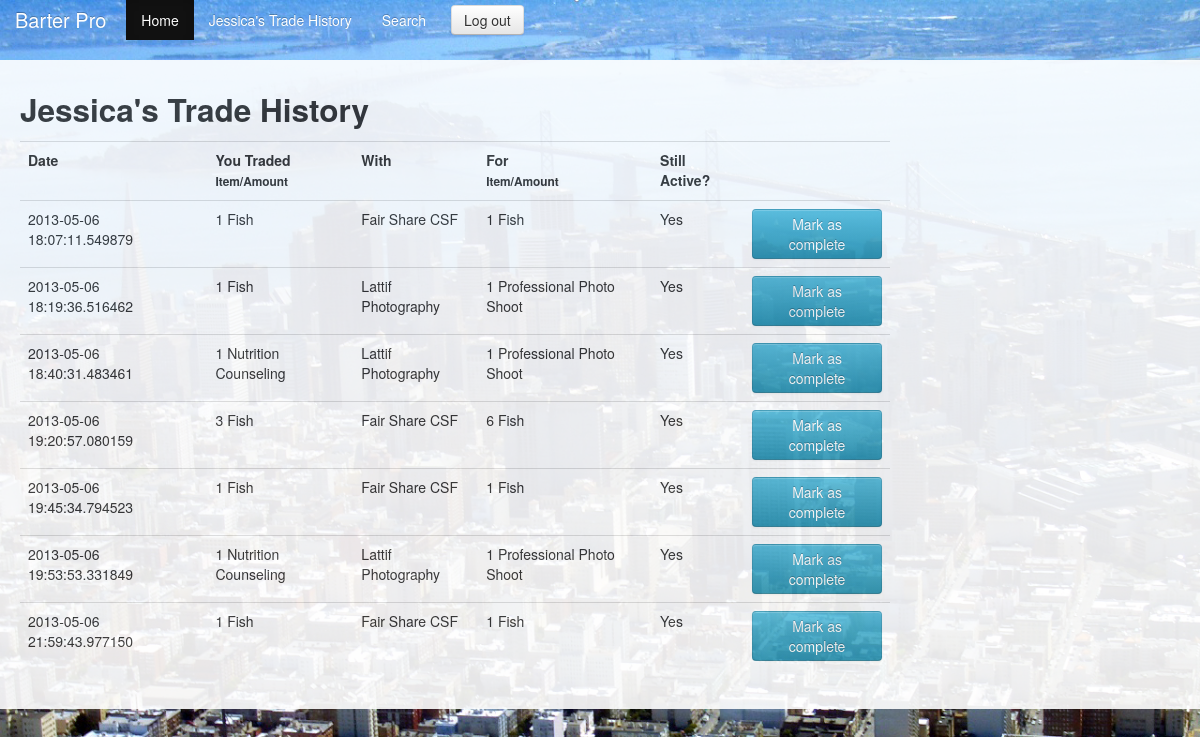
Before: /trade_history (signed in) with the older database file.
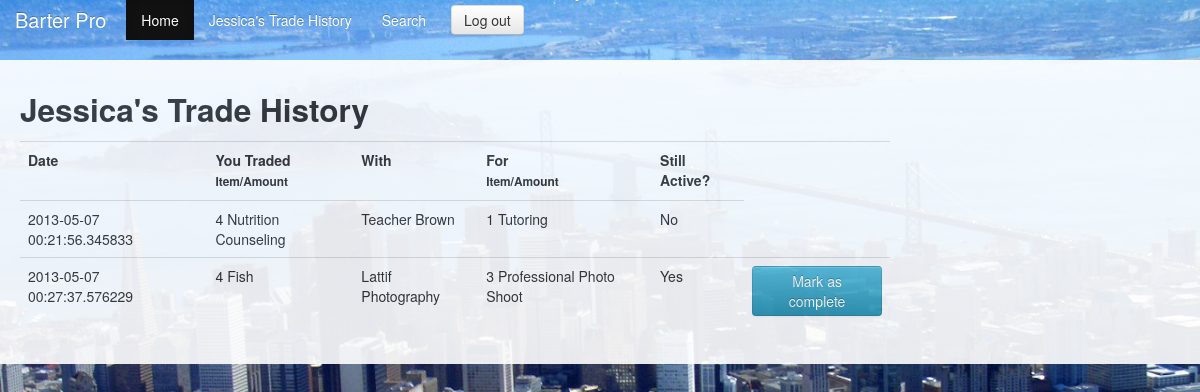
After: the same page with the newer database file.
### model.py (models this page shows)
class Participant(Base): #participants in specific trades
	__tablename__ = 'participants'
	id = Column(Integer, primary_key=True)
	user_id = Column(Integer, ForeignKey("users.id"))
	item_id = Column(Integer, ForeignKey("items.id"))
	trade_id = Column(Integer, ForeignKey("trades.id"))
	total_qty = Column(Integer)
	current_qty = Column(Integer, nullable=True)
	confirm = Column(Boolean, nullable=True)
	requester = Column(Boolean)
	user = relationship("User", backref=backref("participants"))
	item = relationship("Item", backref=backref("participants"))
	trade = relationship("Trade", backref=backref("participants"))

class Trade(Base):
	__tablename__ = 'trades'
	id = Column(Integer, primary_key=True)
	open_date = Column(DateTime, default=datetime.datetime.utcnow) #timestamp?
	transaction_date = Column(DateTime, nullable=True)
	close_date = Column(DateTime, nullable=True)

class Item(Base):
	__tablename__ = 'items'
	id = Column(Integer, primary_key=True)
	name = Column(String)
	description = Column(String)
	owned = Column(Boolean)
	image_url = Column(String, nullable=True)
	user_id = Column(Integer, ForeignKey("users.id"))
	cat_id = Column(Integer, ForeignKey("categories.id"))
	user = relationship("User", backref=backref("items", order_by=id))
	category = relationship("Category", backref=backref("items", order_by=id))

class User(Base):
	__tablename__ = 'users'
	id = Column(Integer, primary_key=True)
	email = Column(String)
	password = Column(String)
	first_name = Column(String)
	last_name = Column(String)
	zipcode = Column(String)
	biz_name = Column(String)
	website = Column(String)
	image_url = Column(String, nullable=True)
	opt_a = Column(String, nullable=True)
	opt_b = Column(String, nullable=True)
	opt_c = Column(String, nullable=True)

### server.py (the view)
@app.route("/trade_history")
def trade_history():
	participants = db_session.query(Participant).filter_by(user_id=g.user.id).all()
	if not participants:
		flash("No trades found", "error")
	return render_template("trade_history.html", participants=participants)

### server.py (called while the page is built)
@app.before_request
def before_request():
	g.user_id = session.get("user_id") #gets user ID from current session
	if not g.user_id: # redirects to log-in if no user ID session
		g.user_id = None
		g.user = None
	else:
		g.user = db_session.query(User).get(g.user_id)
		g.notifications, g.new_confirms, g.new_refusals = get_notifications()

def get_notifications():
	notifications = db_session.query(Participant).filter_by(user_id=g.user_id, requester=False, confirm=None).all()
	all_my_trades = db_session.query(Participant).filter_by(user_id=g.user_id, requester=True).all()
	if len(all_my_trades) != 0:
		new_confirms = [participant for participant in all_my_trades if participant.trade.participants[1].confirm == True and participant.trade.participants[0].confirm == None]
		new_refusals = [participant for participant in all_my_trades if participant.trade.participants[1].confirm == False and participant.trade.participants[0].confirm == None]
	else:
		new_confirms = []
		new_refusals = []
	return notifications, new_confirms, new_refusals

### Templates/trade_history.html (shortened to what this page needs)
{% extends "layout.html" %}
{% block body %}
<h2>
	{{ g.user.first_name }}'s Trade History
</h2>
<table class="table">
	<tr>
		<td>
			<strong>
				Date
			</strong>
		</td>
		<td>
			<strong>
				You Traded
				<br>
				<small>Item/Amount</small>
			</strong>
		</td>
		<td>
			<strong>
				With
			</strong>
		</td>
		<td>
			<strong>
				For
				<br>
				<small>Item/Amount</small>
			</strong>
		</td>
		<td>
			<strong>
				Still Active?
			</strong>
		</td>
		<td>
		</td>
		</tr>
		{% for trade in participants %}
		<tr>
			<td>
				{{ trade.trade.open_date }}
			</td>
			<td>
				{{ trade.trade.participants[1].total_qty}} {{ trade.item.name }}
			</td>
			<td>
				{{ trade.trade.participants[0].user.biz_name }}
			</td>
			<td>
				{{ trade.trade.participants[0].total_qty }} {{ trade.trade.participants[0].item.name }}
			</td>
			{% if not trade.trade.close_date %}
					<td>
						Yes
					</td>
					<td>
						<a href="/close_trade/{{ trade.trade.id }}" class="btn btn-info">
							Mark as complete
						</a>
					</td>
				</tr>
			{% else %}
					<td>
						No
					</td>
				</tr>
			{% endif %}
		{% endfor %}
{% endblock %}

Changed rows visible on the page:
no longer on this page (row edited): Participant: trade.open_date "2013-05-06 18:07:11.549879", trade "1", item.name "Fish", trade "Fair Share CSF", trade "Fish"
removed Participant: trade.open_date "2013-05-06 18:40:31.483461", trade "1", item.name "Nutrition Counseling", trade "Lattif Photography", trade "Professional Photo Shoot"
removed Participant: trade.open_date "2013-05-06 19:20:57.080159", trade "3", item.name "Fish", trade "Fair Share CSF", trade "6", trade "Fish"
removed Participant: trade.open_date "2013-05-06 19:45:34.794523", trade "1", item.name "Fish", trade "Fair Share CSF", trade "Fish"
removed Participant: trade.open_date "2013-05-06 19:53:53.331849", trade "1", item.name "Nutrition Counseling", trade "Lattif Photography", trade "Professional Photo Shoot"
removed Participant: trade.open_date "2013-05-06 21:59:43.977150", trade "1", item.name "Fish", trade "Fair Share CSF", trade "Fish"
now on this page (row edited): Participant: trade.open_date "2013-05-07 00:21:56.345833", trade "4", item.name "Nutrition Counseling", trade "Teacher Brown", trade "1", trade "Tutoring", shows "No"
changed Participant "Fish": trade.open_date "2013-05-06 18:19:36.516462" → "2013-05-07 00:27:37.576229"; trade "1" → "4"; trade "1" → "3"
